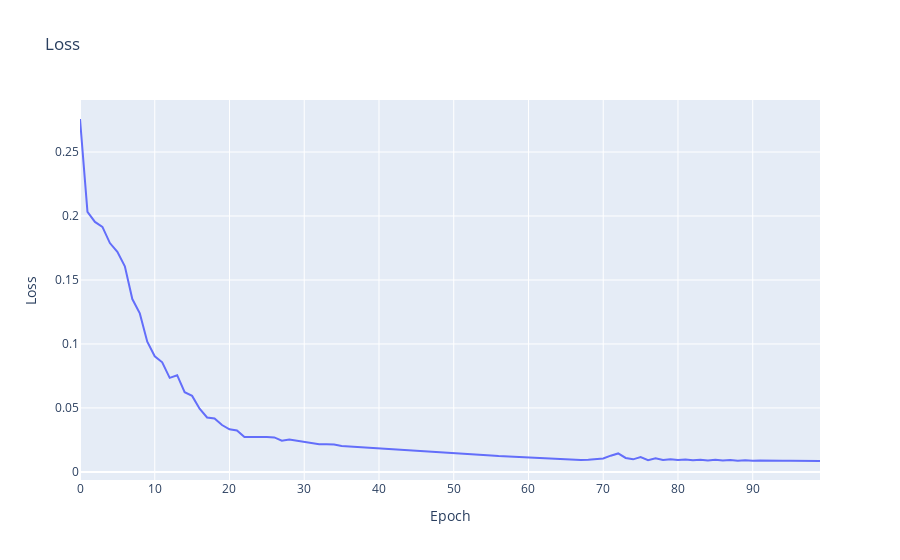

The code cell stored with this chart in its notebook:
### Code cell
# Plot regular data and training data over epochs
# plt.figure(1)
# plt.plot(original.index, original.values, color = "blue", linewidth = 0.7)
# plt.plot(predict.index, predict.values, color = "red", linewidth = 0.7)
# plt.title("Stock vs Epochs")

# # Plot loss over epochs 
# plt.figure(2)
# plt.plot(loss_arr)
# plt.title("Loss")

# Interactive Plots
import plotly.express as px
import plotly.graph_objects as go
#print(original)
df = original
df1 = predict
new_df = pd.concat([df, df1], axis=1, sort=False)
#print(new_df)
loss_df = pd.DataFrame(loss_arr, columns=['Loss'])
fig = px.line(loss_df, y=loss_arr, title = "Loss")
fig.update_layout(title='Loss',
                   xaxis_title='Epoch',
                   yaxis_title='Loss')
fig.show()

### Figure 1 — Plotly figure (JSON) as saved in the notebook; plotly's stock layout.template omitted (floating-point values rounded to 4 significant figures)
{"data": [{"hovertemplate": "index=%{x}<br>y=%{y}<extra></extra>", "legendgroup": "", "line": {"color": "#636efa", "dash": "solid"}, "mode": "lines", "name": "", "orientation": "v", "showlegend": false, "type": "scatter", "x": [0, 1, 2, 3, 4, 5, 6, 7, 8, 9, 10, 11, 12, 13, 14, 15, 16, 17, 18, 19, 20, 21, 22, 23, 24, 25, 26, 27, 28, 29, 30, 31, 32, 33, 34, 35, 36, 37, 38, 39, 40, 41, 42, 43, 44, 45, 46, 47, 48, 49, 50, 51, 52, 53, 54, 55, 56, 57, 58, 59, 60, 61, 62, 63, 64, 65, 66, 67, 68, 69, 70, 71, 72, 73, 74, 75, 76, 77, 78, 79, 80, 81, 82, 83, 84, 85, 86, 87, 88, 89, 90, 91, 92, 93, 94, 95, 96, 97, 98, 99], "xaxis": "x", "y": [0.2758, 0.2033, 0.1954, 0.1915, 0.1789, 0.172, 0.1606, 0.1351, 0.1239, 0.1018, 0.09038, 0.08565, 0.07349, 0.07557, 0.06225, 0.05939, 0.04941, 0.04254, 0.04171, 0.03664, 0.03326, 0.03237, 0.0272, 0.02728, 0.02699, 0.02728, 0.02694, 0.0244, 0.02525, 0.02429, 0.02346, 0.02296, 0.02166, 0.02159, 0.02146, 0.02029, 0.01993, 0.0195, 0.01878, 0.0188, 0.01831, 0.01788, 0.01777, 0.01716, 0.01709, 0.01662, 0.01629, 0.0159, 0.01537, 0.01511, 0.0146, 0.0144, 0.01392, 0.01364, 0.01317, 0.01288, 0.01247, 0.0122, 0.01177, 0.01152, 0.01109, 0.0108, 0.01045, 0.0101, 0.009893, 0.009662, 0.009458, 0.009379, 0.009429, 0.009689, 0.01052, 0.01267, 0.01443, 0.0109, 0.009799, 0.01159, 0.009079, 0.01063, 0.009298, 0.009924, 0.009248, 0.009636, 0.00915, 0.009546, 0.008985, 0.009454, 0.008868, 0.00931, 0.008775, 0.009153, 0.00872, 0.008987, 0.00869, 0.008833, 0.008645, 0.008701, 0.008606, 0.008589, 0.008556, 0.008503], "yaxis": "y"}], "layout": {"legend": {"tracegroupgap": 0}, "title": {"text": "Loss"}, "xaxis": {"anchor": "y", "domain": [0, 1], "title": {"text": "Epoch"}}, "yaxis": {"anchor": "x", "domain": [0, 1], "title": {"text": "Loss"}}}}
